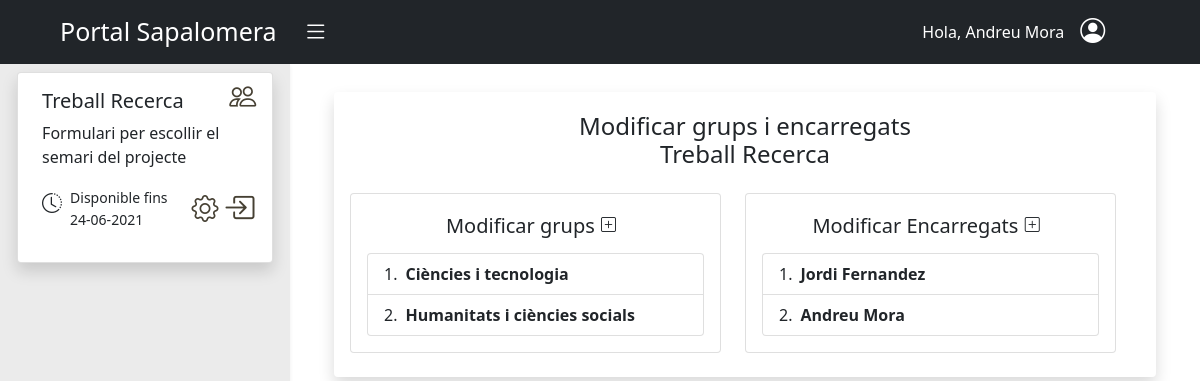
Page /aplicacions/gestio_grups_encarregats/llistat_grups_encarregats/1/ (signed in) on the committed database.
### aplicacions/models.py (models this page shows, shortened)
class Aplicacio(models.Model):
    nom = models.CharField(max_length=30)
    descripcio = models.CharField(max_length=200)
    data_limit_inici = models.DateField()
    data_limit_fi = models.DateField()
    url_acces = models.CharField(max_length=60,blank=True)
    url_backend = models.CharField(max_length=60,blank=True)
    llista_grups = models.ManyToManyField(Group,blank=True)
    llista_encarregats = models.ManyToManyField(User,limit_choices_to={"rol__id_rol":1},blank=True)
    objects = models.Manager()
    llistatAplicacions= LListaAplicacions()
    class Meta:
        verbose_name_plural = 'Aplicacions'

### aplicacions/decorators.py (the view)
    def func(request, *args, **kwargs):
        aplicacio = Aplicacio.objects.filter(pk=kwargs['pk'])
        llistaEncarregats = aplicacio[0].llista_encarregats.all()
        if request.user in llistaEncarregats or request.user.is_staff:
            return view_func(request, *args, **kwargs)
        else:
            raise PermissionDenied

### aplicacions/modelManagers.py (called while the page is built)
    def per_usuari(self, user):
        today = date.today()
        if user.is_staff:
            return self.get_queryset().all()
        if user.rol.id_rol == 1:
            return self.get_queryset().filter(llista_encarregats__exact=user)
        else:
            return self.get_queryset().filter(llista_grups__in=user.groups.all()).filter(data_limit_fi__gte=today,data_limit_inici__lte=today).distinct()

### aplicacions/views.py (called while the page is built)
@login_required
@professor_encarregat
def AplicacioLlistatGrupsEncarregats(request,pk):
    aplicacions =  Aplicacio.llistatAplicacions.per_usuari(request.user)
    aplicacio =  Aplicacio.objects.filter(pk=pk)
    return render(request, 'aplicacions/gestio_grups_encarregats/aplicacio_grups_encarregats.html', {'llista_aplicacions': aplicacions,"aplicacio":aplicacio})

### aplicacions/templates/aplicacions/gestio_grups_encarregats/aplicacio_grups_encarregats.html (shortened to what this page needs)
{% extends "aplicacions/llistar_aplicacions.html" %}
{% load static %}
{% block aplicacio %}
<div class="container">
  <div class="row p-1  align-items-center shadow rounded mt-2 pb-4">
    <h4 class="p-3 text-center">Modificar grups i encarregats <br> {{aplicacio.0.nom}} </h4>
    <div class="row">
      <div class="col-xxl-6 col-md-6">
        <div class="card text-center">
          <div class="card-body">
            <h5>Modificar grups
              <button onclick="obrir_modal_modificar_grups_aplicacio('{% url 'aplicacions:modificar-grups-aplicacio' aplicacio.0.id %}')"
                      class="btn shadow-none p-0 pb-2 pe-2">
                      <i  class="bi bi-plus-square align-middle" style="font-size:15px;"></i>
              </button>
            </h5>
            <ol class="list-group list-group-numbered">
              {% for grup in aplicacio.0.llista_grups.all %}
              <li class="list-group-item d-flex justify-content-between align-items-start">
                <div class="ms-2 me-auto">
                  <div class="fw-bold">{{grup}}</div>
                </div>
              </li>
              {% endfor %}
            </ol>
          </div>
        </div>
      </div>
      <div class="col-xxl-6 col-sm-6">
        <div class="card text-center">
          <div class="card-body">
            <h5>Modificar Encarregats
              <button onclick="obrir_modal_modificar_encarregats_aplicacio('{% url 'aplicacions:modificar-encarregats-aplicacio' aplicacio.0.id %}')"
                      class="btn shadow-none p-0 pb-2 pe-2">
                      <i  class="bi bi-plus-square align-middle" style="font-size:15px;"></i>
              </button>
            </h5>
            <ol class="list-group list-group-numbered">
              {% for encarregat in aplicacio.0.llista_encarregats.all %}
                {% if encarregat %}
                <li class="list-group-item d-flex justify-content-between align-items-start">
                  <div class="ms-2 me-auto">
                    <div class="fw-bold">{{encarregat.get_full_name}}</div>
                  </div>
                </li>
                {% endif %}
              {% endfor %}
            </ol>
          </div>
        </div>
      </div>
    </div>
  </div>
</div>
{% endblock %}

### aplicacions/templates/aplicacions/llistar_aplicacions.html (shortened to what this page needs)
{% extends "base.html" %} {% block content %}
<div id="wrapper">
    <div class="container-fluid">
        <div id="sidebar-wrapper" class="color-sidebar shadow-sm" style="height:99vh">
            <ul class="sidebar-nav ">
                <div class="row d-flex justify-content-center">
                    <div class="col-11">
                        {% if llista_aplicacions %} {% for aplicacio in llista_aplicacions %}
                        <div class="card mx-1 mt-2 shadow  rounded-2">
                            {% if user.rol.id_rol == 1 or user.is_staff %}
                            <div id="gestioGrupsIcon"  role="button">
                                <a href="{% url 'aplicacions:llistar-grups-encarregats' aplicacio.id %}"><i class="icones-color bi bi-people" style="font-size: 27px;"></i></a>
                            </div>
                            {% endif %}
                            <div class="card-body  ms-2">
                                <h5 class="card-title ">{{ aplicacio.nom }}</h5>
                                <p class="card-text">{{ aplicacio.descripcio }}</p>
                                <div class="row">
                                    <div class="col-1  me-1 mt-1 ">
                                        <i class="bi bi-clock-history fa-9x" style="font-size: 20px;"></i>
                                    </div>
                                    <div class="col-md-auto">
                                        <small>
                                            Disponible fins
                                            <p>{{ aplicacio.data_limit_fi | date:'d-m-Y' }}</p>
                                        </small>
                                    </div>
                                    {% if user.rol.id_rol == 1 or user.is_staff %}
                                    <div role="button" class="col-1 mt-1">
                                        <a {% if aplicacio.url_backend %} href="{% url aplicacio.url_backend %}" {% endif %}><i class="icones-color bi bi-gear" style="font-size: 27px;"></i></a>
                                    </div>
                                    {% endif %}
                                    <div role="button" class="col-1 ms-2">
                                        <a {% if aplicacio.url_acces  %} href="{% url aplicacio.url_acces %}" {% endif %}><i class="icones-color bi bi-box-arrow-in-right" style="font-size: 31px;"></i></a>
                                    </div>
                                </div>
                            </div>
                        </div>
                        {% endfor %}
                        {% endif %}
                    </div>
                </div>
            </ul>
        </div>
        <div id="page-content-wrapper" class="overflow-auto" style="height:85vh">
            <div class="container-fluid">
                {% block aplicacio %}
                {% endblock %}
            </div>
        </div>
    </div>
</div>
{% endblock content %}

### templates/navbar.html (shortened to what this page needs)
<nav class="navbar navbar-expand-lg navbar-dark  bg-dark">
  <div class="container-fluid">
    <a class="navbar-brand ps-5" style="font-size: 25px;">
      Portal Sapalomera
      <i id="menu-toggle" type="button" class="navbar-toggle collapsed bg-dark bi bi-list" style="padding-left: 20px; font-size:25px;"collapse" data-target="#navbar" aria-expanded="false" aria-controls="navbar"></i>
    </a>
    <div style="margin-right: 5%;">
      <ul class="navbar-nav" >
        <li class="nav-item"><a class="nav-link" style="color: white;" >Hola, {{user.get_full_name}}</a></li>
        <div class="dropdown pe-4">
          <a class="p-0 ps-2 text-dark" role="button" id="dropdownMenuLink"  data-bs-toggle="dropdown" aria-expanded="false">
            <i class=" bi bi-person-circle text-white" style="font-size: 25px;"></i>
          </a>
        </div>
      </ul>
    </div>
  </div>
</nav>

### static/css/style.css (style rules this page uses)
#wrapper { padding-left: 0; -webkit-transition: all 0.5s ease; -moz-transition: all 0.5s ease; -o-transition: all 0.5s ease; transition: all 0.5s ease; }
.color-sidebar { background:#EBEBEB !important; }
#sidebar-wrapper { overflow-y: scroll; overflow-x: hidden; position: fixed; left: 290px; z-index: 1000; overflow-y: auto; margin-left: -290px; width: 0; height: 100%; background:#212529; -webkit-transition: all 0.5s ease; -moz-transition: all 0.5s ease; -o-transition: all 0.5s ease; transition: all 0.5s ease; }
#page-content-wrapper { padding: 15px; width: 100%; }
#gestioGrupsIcon { position: absolute; left: 80%; top: 0; transform: translate(30%, 10%); }
.icones-color { color:#464033; }
.sidebar-nav { position: absolute; top: 0; margin: 0; padding: 0; width: 290px; list-style: none; }
@media (min-width: 768px) { #wrapper { padding-left: 290px; } }
@media (min-width: 768px) { #sidebar-wrapper { width: 290px; } }
@media (min-width: 768px) { #page-content-wrapper { padding: 20px; } }

### rows in the picture
Aplicacio: nom "Treball Recerca", descripcio "Formulari per escollir el semari del projecte", data_limit_fi "24-06-2021"

### other values in the picture
{{ user.get_full_name }} "Andreu Mora"
{{ grup }} "Ciències i tecnologia"
{{ grup }} "Humanitats i ciències socials"
{{ encarregat.get_full_name }} "Jordi Fernandez"
{{ encarregat.get_full_name }} "Andreu Mora"
